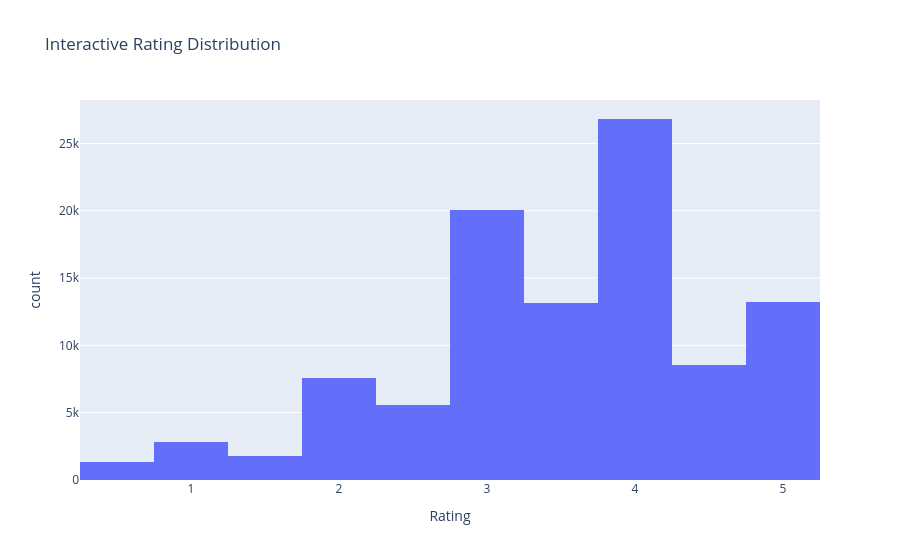

Notebook cell for this chart:
### Markdown cell above
## 8. Interactive rating chart and findings prompts

### Code cell
fig = px.histogram(ratings, x="rating", title="Interactive Rating Distribution",
                   nbins=10, labels={"rating":"Rating"})
fig.show()

print("DATA-BASED OBSERVATIONS TO DISCUSS")
print("- Most-rated titles identify popular items in this sample.")
print("- Average ratings should be interpreted alongside rating counts.")
print("- Genre counts overlap because movies can have multiple genres.")
print("- Sparse user/movie activity helps explain why collaborative filtering is challenging.")

### Figure 1 — Plotly figure (JSON) as saved in the notebook; plotly's stock layout.template omitted (floating-point values rounded to 4 significant figures; data arrays with more than 128 entries replaced by an {"elided": "..."} marker saying what was removed)
{"data": [{"bingroup": "x", "hovertemplate": "Rating=%{x}<br>count=%{y}<extra></extra>", "legendgroup": "", "marker": {"color": "#636efa", "pattern": {"shape": ""}}, "name": "", "nbinsx": 10, "orientation": "v", "showlegend": false, "type": "histogram", "x": {"elided": "100836 float values"}, "xaxis": "x", "yaxis": "y"}], "layout": {"barmode": "relative", "legend": {"tracegroupgap": 0}, "title": {"text": "Interactive Rating Distribution"}, "xaxis": {"anchor": "y", "domain": [0, 1], "title": {"text": "Rating"}}, "yaxis": {"anchor": "x", "domain": [0, 1], "title": {"text": "count"}}}}
